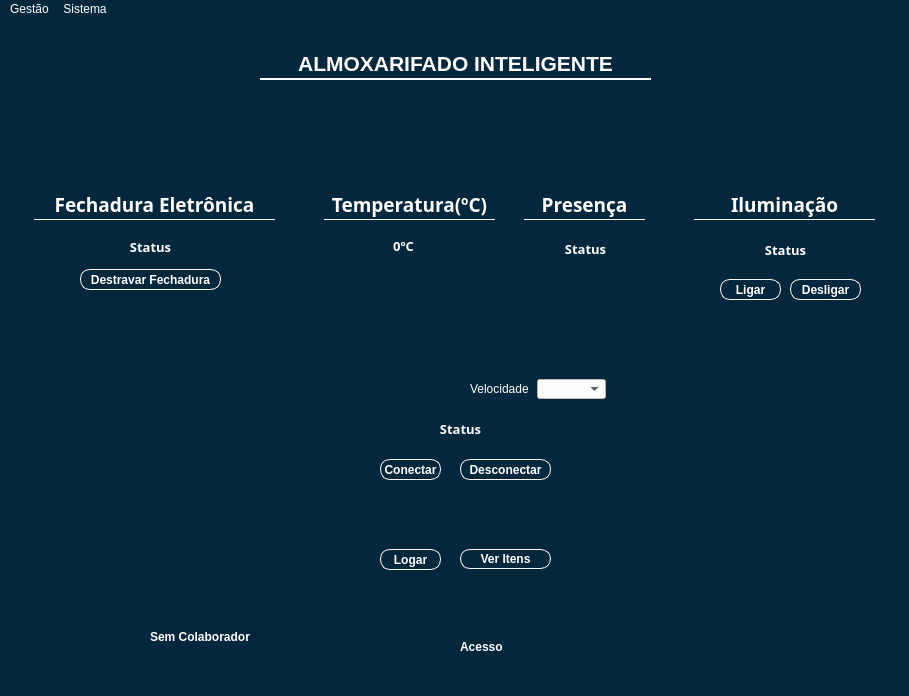
<?xml version="1.0" encoding="UTF-8"?>
<ui version="4.0">
 <class>MainWindow</class>
 <widget class="QMainWindow" name="MainWindow">
  <property name="windowModality">
   <enum>Qt::WindowModal</enum>
  </property>
  <property name="geometry">
   <rect>
    <x>0</x>
    <y>0</y>
    <width>909</width>
    <height>696</height>
   </rect>
  </property>
  <property name="font">
   <font>
    <family>SansSerif</family>
    <pointsize>10</pointsize>
    <weight>75</weight>
    <bold>true</bold>
   </font>
  </property>
  <property name="mouseTracking">
   <bool>false</bool>
  </property>
  <property name="focusPolicy">
   <enum>Qt::NoFocus</enum>
  </property>
  <property name="windowTitle">
   <string>Almoxarifado Automatizado</string>
  </property>
  <property name="layoutDirection">
   <enum>Qt::LeftToRight</enum>
  </property>
  <property name="autoFillBackground">
   <bool>false</bool>
  </property>
  <property name="styleSheet">
   <string notr="true">background-color: #03273D;</string>
  </property>
  <property name="toolButtonStyle">
   <enum>Qt::ToolButtonTextOnly</enum>
  </property>
  <property name="documentMode">
   <bool>false</bool>
  </property>
  <property name="unifiedTitleAndToolBarOnMac">
   <bool>true</bool>
  </property>
  <widget class="QWidget" name="centralWidget">
   <property name="styleSheet">
    <string notr="true">background-color: #03273D;</string>
   </property>
   <widget class="QPushButton" name="pushButton">
    <property name="geometry">
     <rect>
      <x>460</x>
      <y>530</y>
      <width>91</width>
      <height>20</height>
     </rect>
    </property>
    <property name="font">
     <font>
      <family>SansSerif</family>
      <pointsize>9</pointsize>
      <weight>75</weight>
      <bold>true</bold>
     </font>
    </property>
    <property name="styleSheet">
     <string notr="true">border: 1px solid white;
color:white;
border-radius:10px;
font-size:9pt;</string>
    </property>
    <property name="text">
     <string>Ver Itens</string>
    </property>
   </widget>
   <widget class="QPushButton" name="btn_bloquear">
    <property name="geometry">
     <rect>
      <x>224</x>
      <y>230</y>
      <width>32</width>
      <height>32</height>
     </rect>
    </property>
    <property name="text">
     <string/>
    </property>
    <property name="flat">
     <bool>true</bool>
    </property>
   </widget>
   <widget class="QLabel" name="lb_nome">
    <property name="geometry">
     <rect>
      <x>150</x>
      <y>610</y>
      <width>101</width>
      <height>16</height>
     </rect>
    </property>
    <property name="sizePolicy">
     <sizepolicy hsizetype="Preferred" vsizetype="Preferred">
      <horstretch>1</horstretch>
      <verstretch>0</verstretch>
     </sizepolicy>
    </property>
    <property name="font">
     <font>
      <family>SansSerif</family>
      <pointsize>9</pointsize>
      <weight>75</weight>
      <bold>true</bold>
     </font>
    </property>
    <property name="styleSheet">
     <string notr="true">color: white;</string>
    </property>
    <property name="text">
     <string>Sem Colaborador</string>
    </property>
   </widget>
   <widget class="QLabel" name="lb_acesso">
    <property name="geometry">
     <rect>
      <x>460</x>
      <y>620</y>
      <width>51</width>
      <height>16</height>
     </rect>
    </property>
    <property name="sizePolicy">
     <sizepolicy hsizetype="Preferred" vsizetype="Preferred">
      <horstretch>1</horstretch>
      <verstretch>0</verstretch>
     </sizepolicy>
    </property>
    <property name="font">
     <font>
      <family>SansSerif</family>
      <pointsize>9</pointsize>
      <weight>75</weight>
      <bold>true</bold>
     </font>
    </property>
    <property name="styleSheet">
     <string notr="true">color: white;</string>
    </property>
    <property name="text">
     <string>Acesso</string>
    </property>
   </widget>
   <widget class="QPushButton" name="pushButton_2">
    <property name="geometry">
     <rect>
      <x>380</x>
      <y>530</y>
      <width>61</width>
      <height>21</height>
     </rect>
    </property>
    <property name="font">
     <font>
      <family>SansSerif</family>
      <pointsize>9</pointsize>
      <weight>75</weight>
      <bold>true</bold>
     </font>
    </property>
    <property name="mouseTracking">
     <bool>false</bool>
    </property>
    <property name="styleSheet">
     <string notr="true">border: 1px solid white;
color:white;
border-radius:10px;
font-size:9pt;</string>
    </property>
    <property name="text">
     <string>Logar</string>
    </property>
    <property name="checkable">
     <bool>false</bool>
    </property>
    <property name="autoDefault">
     <bool>false</bool>
    </property>
    <property name="default">
     <bool>false</bool>
    </property>
    <property name="flat">
     <bool>false</bool>
    </property>
   </widget>
   <widget class="QLabel" name="label">
    <property name="geometry">
     <rect>
      <x>260</x>
      <y>30</y>
      <width>391</width>
      <height>31</height>
     </rect>
    </property>
    <property name="font">
     <font>
      <family>SansSerif</family>
      <pointsize>16</pointsize>
      <weight>75</weight>
      <bold>true</bold>
     </font>
    </property>
    <property name="layoutDirection">
     <enum>Qt::LeftToRight</enum>
    </property>
    <property name="styleSheet">
     <string notr="true">border: white;
border-bottom: 2px solid white;
color: white;
</string>
    </property>
    <property name="text">
     <string>ALMOXARIFADO INTELIGENTE</string>
    </property>
    <property name="alignment">
     <set>Qt::AlignCenter</set>
    </property>
   </widget>
   <widget class="QLabel" name="label_3">
    <property name="geometry">
     <rect>
      <x>244</x>
      <y>170</y>
      <width>47</width>
      <height>51</height>
     </rect>
    </property>
    <property name="text">
     <string/>
    </property>
    <property name="pixmap">
     <pixmap>../../../../../../Desktop/Almoxarifado-Bajampa-master/almoxarifado/imgs/Bajampa Logo_Transparência.png</pixmap>
    </property>
   </widget>
   <widget class="QPushButton" name="btn_destravar">
    <property name="geometry">
     <rect>
      <x>80</x>
      <y>250</y>
      <width>141</width>
      <height>21</height>
     </rect>
    </property>
    <property name="font">
     <font>
      <family>SansSerif</family>
      <pointsize>9</pointsize>
      <weight>75</weight>
      <bold>true</bold>
     </font>
    </property>
    <property name="mouseTracking">
     <bool>false</bool>
    </property>
    <property name="styleSheet">
     <string notr="true">border: 1px solid white;
color:white;
border-radius:10px;
font-size:9pt;</string>
    </property>
    <property name="text">
     <string>Destravar Fechadura</string>
    </property>
    <property name="checkable">
     <bool>false</bool>
    </property>
    <property name="autoDefault">
     <bool>false</bool>
    </property>
    <property name="default">
     <bool>false</bool>
    </property>
    <property name="flat">
     <bool>false</bool>
    </property>
   </widget>
   <widget class="QPushButton" name="btn_desligarluz">
    <property name="geometry">
     <rect>
      <x>790</x>
      <y>260</y>
      <width>71</width>
      <height>21</height>
     </rect>
    </property>
    <property name="font">
     <font>
      <family>SansSerif</family>
      <pointsize>9</pointsize>
      <weight>75</weight>
      <bold>true</bold>
     </font>
    </property>
    <property name="mouseTracking">
     <bool>false</bool>
    </property>
    <property name="styleSheet">
     <string notr="true">border: 1px solid white;
color:white;
border-radius:10px;
font-size:9pt;</string>
    </property>
    <property name="text">
     <string>Desligar</string>
    </property>
    <property name="checkable">
     <bool>false</bool>
    </property>
    <property name="autoDefault">
     <bool>false</bool>
    </property>
    <property name="default">
     <bool>false</bool>
    </property>
    <property name="flat">
     <bool>false</bool>
    </property>
   </widget>
   <widget class="QPushButton" name="btn_ligarluz">
    <property name="geometry">
     <rect>
      <x>720</x>
      <y>260</y>
      <width>61</width>
      <height>21</height>
     </rect>
    </property>
    <property name="font">
     <font>
      <family>SansSerif</family>
      <pointsize>9</pointsize>
      <weight>75</weight>
      <bold>true</bold>
     </font>
    </property>
    <property name="mouseTracking">
     <bool>false</bool>
    </property>
    <property name="styleSheet">
     <string notr="true">border: 1px solid white;
color:white;
border-radius:10px;
font-size:9pt;</string>
    </property>
    <property name="text">
     <string>Ligar</string>
    </property>
    <property name="checkable">
     <bool>false</bool>
    </property>
    <property name="autoDefault">
     <bool>false</bool>
    </property>
    <property name="default">
     <bool>false</bool>
    </property>
    <property name="flat">
     <bool>false</bool>
    </property>
   </widget>
   <widget class="QPushButton" name="btn_connect">
    <property name="geometry">
     <rect>
      <x>380</x>
      <y>440</y>
      <width>61</width>
      <height>21</height>
     </rect>
    </property>
    <property name="font">
     <font>
      <family>SansSerif</family>
      <pointsize>9</pointsize>
      <weight>75</weight>
      <bold>true</bold>
     </font>
    </property>
    <property name="mouseTracking">
     <bool>false</bool>
    </property>
    <property name="styleSheet">
     <string notr="true">border: 1px solid white;
color:white;
border-radius:10px;
font-size:9pt;</string>
    </property>
    <property name="text">
     <string>Conectar</string>
    </property>
    <property name="checkable">
     <bool>false</bool>
    </property>
    <property name="autoDefault">
     <bool>false</bool>
    </property>
    <property name="default">
     <bool>false</bool>
    </property>
    <property name="flat">
     <bool>false</bool>
    </property>
   </widget>
   <widget class="QPushButton" name="btn_disconnect">
    <property name="geometry">
     <rect>
      <x>460</x>
      <y>440</y>
      <width>91</width>
      <height>21</height>
     </rect>
    </property>
    <property name="font">
     <font>
      <family>SansSerif</family>
      <pointsize>9</pointsize>
      <weight>75</weight>
      <bold>true</bold>
     </font>
    </property>
    <property name="mouseTracking">
     <bool>false</bool>
    </property>
    <property name="styleSheet">
     <string notr="true">border: 1px solid white;
color:white;
border-radius:10px;
font-size:9pt;</string>
    </property>
    <property name="text">
     <string>Desconectar</string>
    </property>
    <property name="checkable">
     <bool>false</bool>
    </property>
    <property name="autoDefault">
     <bool>false</bool>
    </property>
    <property name="default">
     <bool>false</bool>
    </property>
    <property name="flat">
     <bool>false</bool>
    </property>
   </widget>
   <widget class="QLabel" name="label_4">
    <property name="geometry">
     <rect>
      <x>34</x>
      <y>170</y>
      <width>241</width>
      <height>31</height>
     </rect>
    </property>
    <property name="font">
     <font>
      <family>Monospac821 BT</family>
      <pointsize>14</pointsize>
      <weight>75</weight>
      <bold>true</bold>
     </font>
    </property>
    <property name="layoutDirection">
     <enum>Qt::LeftToRight</enum>
    </property>
    <property name="styleSheet">
     <string notr="true">border: white;
border-bottom: 1px solid white;
color: white;
</string>
    </property>
    <property name="text">
     <string>Fechadura Eletrônica</string>
    </property>
    <property name="alignment">
     <set>Qt::AlignCenter</set>
    </property>
   </widget>
   <widget class="QLabel" name="label_5">
    <property name="geometry">
     <rect>
      <x>694</x>
      <y>170</y>
      <width>181</width>
      <height>31</height>
     </rect>
    </property>
    <property name="font">
     <font>
      <family>Monospac821 BT</family>
      <pointsize>14</pointsize>
      <weight>75</weight>
      <bold>true</bold>
     </font>
    </property>
    <property name="layoutDirection">
     <enum>Qt::LeftToRight</enum>
    </property>
    <property name="styleSheet">
     <string notr="true">border: white;
border-bottom: 1px solid white;
color: white;
</string>
    </property>
    <property name="text">
     <string>Iluminação</string>
    </property>
    <property name="alignment">
     <set>Qt::AlignCenter</set>
    </property>
   </widget>
   <widget class="QLabel" name="label_6">
    <property name="geometry">
     <rect>
      <x>324</x>
      <y>170</y>
      <width>171</width>
      <height>31</height>
     </rect>
    </property>
    <property name="font">
     <font>
      <family>Monospac821 BT</family>
      <pointsize>14</pointsize>
      <weight>75</weight>
      <bold>true</bold>
     </font>
    </property>
    <property name="layoutDirection">
     <enum>Qt::LeftToRight</enum>
    </property>
    <property name="styleSheet">
     <string notr="true">border: white;
border-bottom: 1px solid white;
color: white;
</string>
    </property>
    <property name="text">
     <string>Temperatura(ºC)</string>
    </property>
    <property name="alignment">
     <set>Qt::AlignCenter</set>
    </property>
   </widget>
   <widget class="QLabel" name="label_7">
    <property name="geometry">
     <rect>
      <x>524</x>
      <y>170</y>
      <width>121</width>
      <height>31</height>
     </rect>
    </property>
    <property name="font">
     <font>
      <family>Monospac821 BT</family>
      <pointsize>14</pointsize>
      <weight>75</weight>
      <bold>true</bold>
     </font>
    </property>
    <property name="layoutDirection">
     <enum>Qt::LeftToRight</enum>
    </property>
    <property name="styleSheet">
     <string notr="true">border: white;
border-bottom: 1px solid white;
color: white;
</string>
    </property>
    <property name="text">
     <string>Presença</string>
    </property>
    <property name="alignment">
     <set>Qt::AlignCenter</set>
    </property>
   </widget>
   <widget class="QLabel" name="lbl_fechadura">
    <property name="geometry">
     <rect>
      <x>110</x>
      <y>220</y>
      <width>81</width>
      <height>16</height>
     </rect>
    </property>
    <property name="font">
     <font>
      <family>Monospac821 BT</family>
      <pointsize>10</pointsize>
      <weight>75</weight>
      <bold>true</bold>
     </font>
    </property>
    <property name="styleSheet">
     <string notr="true">color:white;</string>
    </property>
    <property name="text">
     <string>Status</string>
    </property>
    <property name="alignment">
     <set>Qt::AlignCenter</set>
    </property>
   </widget>
   <widget class="QLabel" name="temp_value">
    <property name="geometry">
     <rect>
      <x>380</x>
      <y>220</y>
      <width>47</width>
      <height>13</height>
     </rect>
    </property>
    <property name="font">
     <font>
      <family>Monospac821 BT</family>
      <pointsize>10</pointsize>
      <weight>75</weight>
      <bold>true</bold>
     </font>
    </property>
    <property name="styleSheet">
     <string notr="true">color:white;</string>
    </property>
    <property name="text">
     <string>0ºC</string>
    </property>
    <property name="alignment">
     <set>Qt::AlignCenter</set>
    </property>
   </widget>
   <widget class="QLabel" name="pir_value">
    <property name="geometry">
     <rect>
      <x>550</x>
      <y>220</y>
      <width>71</width>
      <height>20</height>
     </rect>
    </property>
    <property name="font">
     <font>
      <family>Monospac821 BT</family>
      <pointsize>10</pointsize>
      <weight>75</weight>
      <bold>true</bold>
     </font>
    </property>
    <property name="styleSheet">
     <string notr="true">color:white;</string>
    </property>
    <property name="text">
     <string>Status</string>
    </property>
    <property name="alignment">
     <set>Qt::AlignCenter</set>
    </property>
   </widget>
   <widget class="QLabel" name="luz_status">
    <property name="geometry">
     <rect>
      <x>750</x>
      <y>220</y>
      <width>71</width>
      <height>21</height>
     </rect>
    </property>
    <property name="font">
     <font>
      <family>Monospac821 BT</family>
      <pointsize>10</pointsize>
      <weight>75</weight>
      <bold>true</bold>
     </font>
    </property>
    <property name="styleSheet">
     <string notr="true">color:white;</string>
    </property>
    <property name="text">
     <string>Status</string>
    </property>
    <property name="alignment">
     <set>Qt::AlignCenter</set>
    </property>
   </widget>
   <widget class="QComboBox" name="box_velocidade">
    <property name="geometry">
     <rect>
      <x>537</x>
      <y>360</y>
      <width>69</width>
      <height>20</height>
     </rect>
    </property>
    <property name="styleSheet">
     <string notr="true">background-color: white;</string>
    </property>
   </widget>
   <widget class="QLabel" name="label_13">
    <property name="geometry">
     <rect>
      <x>470</x>
      <y>360</y>
      <width>61</width>
      <height>20</height>
     </rect>
    </property>
    <property name="styleSheet">
     <string notr="true">color: white;</string>
    </property>
    <property name="text">
     <string>Velocidade</string>
    </property>
   </widget>
   <widget class="QLabel" name="status_conexao">
    <property name="geometry">
     <rect>
      <x>380</x>
      <y>400</y>
      <width>161</width>
      <height>20</height>
     </rect>
    </property>
    <property name="font">
     <font>
      <family>Monospac821 BT</family>
      <pointsize>10</pointsize>
      <weight>75</weight>
      <bold>true</bold>
     </font>
    </property>
    <property name="styleSheet">
     <string notr="true">color:white;</string>
    </property>
    <property name="text">
     <string>Status</string>
    </property>
    <property name="alignment">
     <set>Qt::AlignCenter</set>
    </property>
   </widget>
   <widget class="QWidget" name="">
    <property name="geometry">
     <rect>
      <x>314</x>
      <y>360</y>
      <width>124</width>
      <height>22</height>
     </rect>
    </property>
    <layout class="QHBoxLayout" name="horizontalLayout">
     <item>
      <widget class="QLabel" name="label_12">
       <property name="styleSheet">
        <string notr="true">color: white;</string>
       </property>
       <property name="text">
        <string>Porta:</string>
       </property>
      </widget>
     </item>
     <item>
      <widget class="QComboBox" name="box_serial">
       <property name="styleSheet">
        <string notr="true">background-color: white;</string>
       </property>
      </widget>
     </item>
    </layout>
   </widget>
  </widget>
  <widget class="QMenuBar" name="menuBar">
   <property name="geometry">
    <rect>
     <x>0</x>
     <y>0</y>
     <width>909</width>
     <height>21</height>
    </rect>
   </property>
   <property name="styleSheet">
    <string notr="true">color: white;</string>
   </property>
   <widget class="QMenu" name="menuGest_o">
    <property name="title">
     <string>Gestão</string>
    </property>
    <addaction name="actionEstoque"/>
    <addaction name="actionColaboradores"/>
   </widget>
   <widget class="QMenu" name="menuSistema">
    <property name="title">
     <string>Sistema</string>
    </property>
    <addaction name="actionSair"/>
    <addaction name="separator"/>
    <addaction name="actionSobre"/>
   </widget>
   <addaction name="menuGest_o"/>
   <addaction name="menuSistema"/>
  </widget>
  <widget class="QStatusBar" name="statusBar"/>
  <action name="actionEstoque">
   <property name="text">
    <string>Estoque</string>
   </property>
   <property name="font">
    <font>
     <family>SansSerif</family>
     <weight>75</weight>
     <bold>true</bold>
    </font>
   </property>
  </action>
  <action name="actionColaboradores">
   <property name="text">
    <string>Colaboradores</string>
   </property>
   <property name="font">
    <font>
     <family>SansSerif</family>
     <weight>75</weight>
     <bold>true</bold>
    </font>
   </property>
  </action>
  <action name="actionSair">
   <property name="text">
    <string>Sair</string>
   </property>
   <property name="font">
    <font>
     <family>SansSerif</family>
     <weight>75</weight>
     <bold>true</bold>
    </font>
   </property>
  </action>
  <action name="actionSobre">
   <property name="text">
    <string>Sobre</string>
   </property>
   <property name="font">
    <font>
     <family>SansSerif</family>
     <weight>75</weight>
     <bold>true</bold>
    </font>
   </property>
  </action>
 </widget>
 <layoutdefault spacing="6" margin="11"/>
 <resources/>
 <connections/>
</ui>
